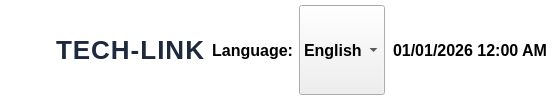
     <widget class="QFrame" name="header_frame">
      <property name="sizePolicy">
       <sizepolicy hsizetype="Preferred" vsizetype="Preferred">
        <horstretch>0</horstretch>
        <verstretch>0</verstretch>
       </sizepolicy>
      </property>
      <property name="minimumSize">
       <size>
        <width>0</width>
        <height>50</height>
       </size>
      </property>
      <property name="maximumSize">
       <size>
        <width>16777215</width>
        <height>200</height>
       </size>
      </property>
      <property name="styleSheet">
       <string notr="true">QFrame {
    background-color: white;

    border: none;
}</string>
      </property>
      <property name="frameShape">
       <enum>QFrame::NoFrame</enum>
      </property>
      <layout class="QHBoxLayout" name="horizontalLayout" stretch="0,0,1,0,0">
       <property name="leftMargin">
        <number>10</number>
       </property>
       <property name="topMargin">
        <number>5</number>
       </property>
       <property name="rightMargin">
        <number>5</number>
       </property>
       <property name="bottomMargin">
        <number>5</number>
       </property>
       <item>
        <widget class="QFrame" name="logo_frame">
         <property name="sizePolicy">
          <sizepolicy hsizetype="Preferred" vsizetype="Preferred">
           <horstretch>0</horstretch>
           <verstretch>0</verstretch>
          </sizepolicy>
         </property>
         <property name="minimumSize">
          <size>
           <width>40</width>
           <height>35</height>
          </size>
         </property>
         <property name="maximumSize">
          <size>
           <width>16777215</width>
           <height>16777215</height>
          </size>
         </property>
         <property name="styleSheet">
          <string notr="true">QFrame {
    background-color: transparent;
    border-radius: 8px;
    image: url(:/newPrefix/Logo_Cty_2.png);
}</string>
         </property>
         <property name="frameShape">
          <enum>QFrame::NoFrame</enum>
         </property>
        </widget>
       </item>
       <item>
        <layout class="QVBoxLayout" name="company_header_layout">
         <item>
          <widget class="QLabel" name="company_name">
           <property name="sizePolicy">
            <sizepolicy hsizetype="Preferred" vsizetype="Preferred">
             <horstretch>0</horstretch>
             <verstretch>0</verstretch>
            </sizepolicy>
           </property>
           <property name="styleSheet">
            <string notr="true">    font-size: 26px;
    font-weight: bold;
    color: #1E293B;
    letter-spacing: 1px;</string>
           </property>
           <property name="text">
            <string>TECH-LINK</string>
           </property>
          </widget>
         </item>
        </layout>
       </item>
       <item>
        <layout class="QVBoxLayout" name="pc_inform_label">
         <item>
          <spacer name="horizontalSpacer_4">
           <property name="orientation">
            <enum>Qt::Horizontal</enum>
           </property>
           <property name="sizeHint" stdset="0">
            <size>
             <width>0</width>
             <height>0</height>
            </size>
           </property>
          </spacer>
         </item>
        </layout>
       </item>
       <item>
        <layout class="QHBoxLayout" name="language_switch_layout" stretch="1,0">
         <item>
          <widget class="QLabel" name="label">
           <property name="font">
            <font>
             <pointsize>12</pointsize>
             <weight>75</weight>
             <bold>true</bold>
            </font>
           </property>
           <property name="text">
            <string>Language:</string>
           </property>
           <property name="alignment">
            <set>Qt::AlignRight|Qt::AlignTrailing|Qt::AlignVCenter</set>
           </property>
          </widget>
         </item>
         <item>
          <widget class="QComboBox" name="language_selection_combox">
           <property name="sizePolicy">
            <sizepolicy hsizetype="Preferred" vsizetype="Preferred">
             <horstretch>0</horstretch>
             <verstretch>0</verstretch>
            </sizepolicy>
           </property>
           <property name="font">
            <font>
             <pointsize>12</pointsize>
             <weight>75</weight>
             <bold>true</bold>
            </font>
           </property>
           <property name="styleSheet">
            <string notr="true"/>
           </property>
           <item>
            <property name="text">
             <string>English</string>
            </property>
           </item>
           <item>
            <property name="text">
             <string>中国</string>
            </property>
           </item>
          </widget>
         </item>
        </layout>
       </item>
       <item>
        <widget class="QDateTimeEdit" name="date_displ">
         <property name="sizePolicy">
          <sizepolicy hsizetype="Preferred" vsizetype="Preferred">
           <horstretch>0</horstretch>
           <verstretch>0</verstretch>
          </sizepolicy>
         </property>
         <property name="font">
          <font>
           <family>MS Shell Dlg 2</family>
           <pointsize>12</pointsize>
           <weight>75</weight>
           <bold>true</bold>
          </font>
         </property>
         <property name="styleSheet">
          <string notr="true">
color: rgb(0, 0, 0);
border: none;
</string>
         </property>
         <property name="alignment">
          <set>Qt::AlignRight|Qt::AlignTrailing|Qt::AlignVCenter</set>
         </property>
         <property name="readOnly">
          <bool>true</bool>
         </property>
         <property name="buttonSymbols">
          <enum>QAbstractSpinBox::NoButtons</enum>
         </property>
         <property name="dateTime">
          <datetime>
           <hour>0</hour>
           <minute>0</minute>
           <second>0</second>
           <year>2026</year>
           <month>1</month>
           <day>1</day>
          </datetime>
         </property>
         <property name="maximumTime">
          <time>
           <hour>23</hour>
           <minute>59</minute>
           <second>59</second>
          </time>
         </property>
         <property name="displayFormat">
          <string>dd/MM/yyyy h:mm AP</string>
         </property>
         <property name="timeSpec">
          <enum>Qt::TimeZone</enum>
         </property>
        </widget>
       </item>
      </layout>
     </widget>
